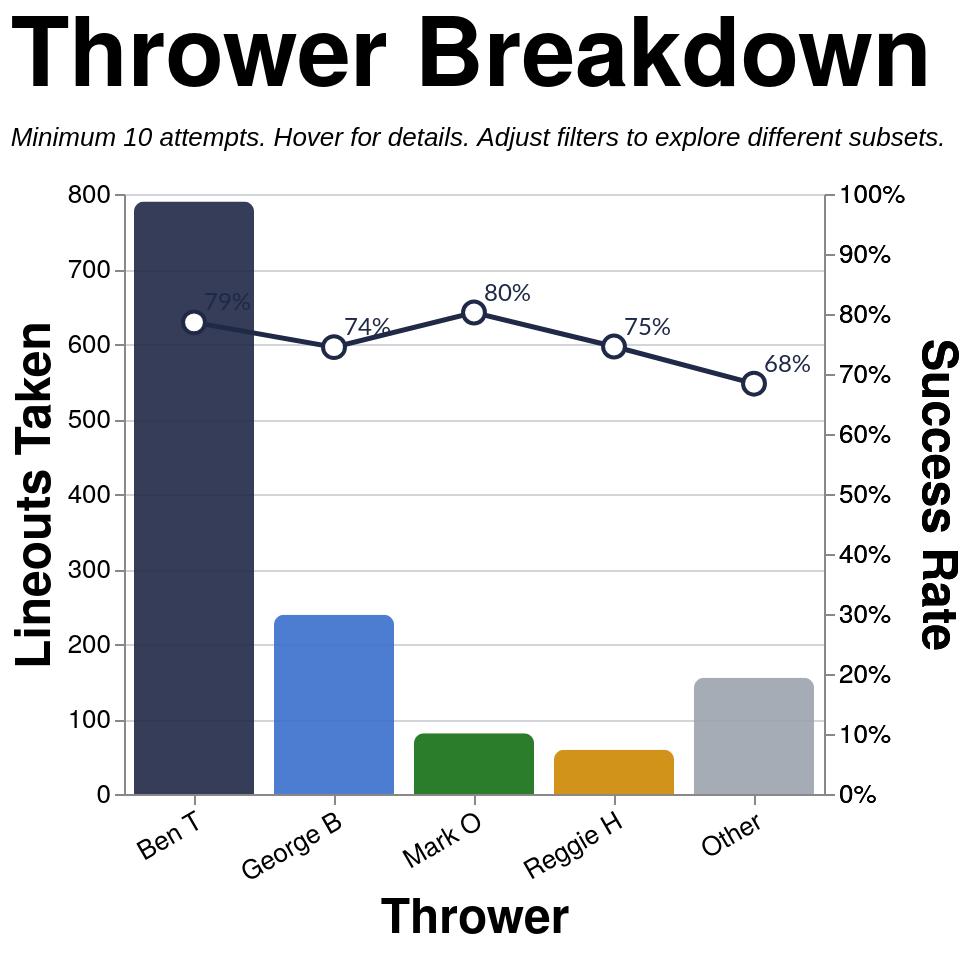

Specify this chart in Vega-Lite:
### Vega-Lite specification from a JSON file in a GitHub repository (floating-point values rounded to 4 significant figures; data arrays with more than 128 entries replaced by an {"elided": "..."} marker saying what was removed)
{"config": {"axis": {"labelFont": "PT Sans Narrow, Helvetica Neue, Helvetica, Arial, sans-serif", "titleFont": "PT Sans Narrow, Helvetica Neue, Helvetica, Arial, sans-serif", "labelFontSize": 13, "titleFontSize": 24, "gridColor": "#202947", "gridOpacity": 0.2, "zindex": 1}, "text": {"font": "Lato, sans-serif"}, "bar": {"cornerRadiusEnd": 5}, "header": {"labelFont": "PT Sans Narrow, Helvetica Neue, Helvetica, Arial, sans-serif", "titleFont": "PT Sans Narrow, Helvetica Neue, Helvetica, Arial, sans-serif", "labelFontSize": 24, "titleFontSize": 28, "labelFontWeight": "bold", "orient": "left"}, "legend": {"labelFont": "PT Sans Narrow, Helvetica Neue, Helvetica, Arial, sans-serif", "titleFont": "PT Sans Narrow, Helvetica Neue, Helvetica, Arial, sans-serif", "labelFontSize": 14, "titleFontSize": 16, "titlePadding": 5, "fillColor": "white", "strokeColor": "black", "padding": 10, "titleFontWeight": "lighter", "titleFontStyle": "italic", "titleColor": "gray", "offset": 10}, "title": {"font": "PT Sans Narrow, Helvetica Neue, Helvetica, Arial, sans-serif", "fontSize": 48, "fontWeight": "bold", "anchor": "start", "align": "center", "titlePadding": 20, "subtitlePadding": 10, "subtitleFontSize": 13, "subtitleColor": "", "subtitleFontStyle": "italic", "offset": 15, "color": "black"}, "axisX": {"labelAngle": 0}, "facet": {"title": null, "header": null, "align": {"row": "each", "column": "each"}, "spacing": 10}, "resolve": {"scale": {"y": "independent", "facet": "independent"}}, "background": "transparent", "scale": {"offsetBandPaddingOuter": 0.2, "offsetBandPaddingInner": 0.1}, "view": {"stroke": null, "background": "transparent"}}, "layer": [{"mark": {"type": "bar", "opacity": 0.9, "size": 60}, "encoding": {"color": {"field": "thrower_tier", "legend": null, "scale": {"domain": ["Ben T", "George B", "Mark O", "Reggie H", "Other"], "range": ["#202946", "#3a6fcc", "#146f14", "#cc8800", "#9ca3af"]}, "type": "nominal"}, "stroke": {"value": "transparent"}, "tooltip": [{"field": "thrower_tier_name", "title": "Thrower", "type": "nominal"}, {"field": "attempts", "format": ",.0f", "title": "Attempts", "type": "quantitative"}, {"field": "won", "format": ",.0f", "title": "Won", "type": "quantitative"}, {"field": "success_rate", "format": ".1%", "title": "Success Rate", "type": "quantitative"}], "x": {"axis": {"labelAngle": -30}, "field": "thrower_tier", "sort": ["Ben T", "George B", "Mark O", "Reggie H", "Other"], "title": "Thrower", "type": "nominal"}, "y": {"field": "attempts", "title": "Lineouts Taken", "type": "quantitative"}}, "transform": [{"filter": "(loSquad == 'All' || datum.squad == loSquad) && (loSeason == 'All' || datum.season == loSeason) && (loGameType == 'All' || (loGameType == 'League + Cup' && (datum.game_type == 'League' || datum.game_type == 'Cup')) || (loGameType == 'League only' && datum.game_type == 'League') || datum.game_type == loGameType) && (loThrower == 'All' || datum.thrower == loThrower) && (loJumper == 'All' || datum.jumper == loJumper) && (loArea == 'All' || datum.area == loArea) && (loNumbers == 'All' || datum.numbers == loNumbers)"}, {"aggregate": [{"op": "count", "as": "attempts"}, {"op": "sum", "field": "won", "as": "won"}], "groupby": ["thrower_tier", "thrower_tier_name"]}, {"calculate": "datum.won / datum.attempts", "as": "success_rate"}]}, {"mark": {"type": "line", "point": {"fill": "white", "filled": false, "size": 120, "stroke": "#202946"}, "stroke": "#202946", "strokeWidth": 2.5}, "encoding": {"tooltip": [{"field": "thrower_tier_name", "title": "Thrower", "type": "nominal"}, {"field": "attempts", "format": ",.0f", "title": "Attempts", "type": "quantitative"}, {"field": "won", "format": ",.0f", "title": "Won", "type": "quantitative"}, {"field": "success_rate", "format": ".1%", "title": "Success Rate", "type": "quantitative"}], "x": {"axis": {"labelAngle": -30}, "field": "thrower_tier", "sort": ["Ben T", "George B", "Mark O", "Reggie H", "Other"], "title": "Thrower", "type": "nominal"}, "y": {"axis": {"format": "%", "orient": "right"}, "field": "success_rate", "scale": {"domain": [0, 1]}, "title": "Success Rate", "type": "quantitative"}}, "transform": [{"filter": "(loSquad == 'All' || datum.squad == loSquad) && (loSeason == 'All' || datum.season == loSeason) && (loGameType == 'All' || (loGameType == 'League + Cup' && (datum.game_type == 'League' || datum.game_type == 'Cup')) || (loGameType == 'League only' && datum.game_type == 'League') || datum.game_type == loGameType) && (loThrower == 'All' || datum.thrower == loThrower) && (loJumper == 'All' || datum.jumper == loJumper) && (loArea == 'All' || datum.area == loArea) && (loNumbers == 'All' || datum.numbers == loNumbers)"}, {"aggregate": [{"op": "count", "as": "attempts"}, {"op": "sum", "field": "won", "as": "won"}], "groupby": ["thrower_tier", "thrower_tier_name"]}, {"calculate": "datum.won / datum.attempts", "as": "success_rate"}]}, {"mark": {"type": "text", "align": "left", "baseline": "middle", "color": "#202946", "dx": 5, "dy": -10, "fontSize": 12}, "encoding": {"text": {"field": "success_rate", "format": ".0%", "type": "quantitative"}, "x": {"axis": {"labelAngle": -30}, "field": "thrower_tier", "sort": ["Ben T", "George B", "Mark O", "Reggie H", "Other"], "title": "Thrower", "type": "nominal"}, "y": {"axis": {"format": "%", "orient": "right"}, "field": "success_rate", "scale": {"domain": [0, 1]}, "title": "Success Rate", "type": "quantitative"}}, "transform": [{"filter": "(loSquad == 'All' || datum.squad == loSquad) && (loSeason == 'All' || datum.season == loSeason) && (loGameType == 'All' || (loGameType == 'League + Cup' && (datum.game_type == 'League' || datum.game_type == 'Cup')) || (loGameType == 'League only' && datum.game_type == 'League') || datum.game_type == loGameType) && (loThrower == 'All' || datum.thrower == loThrower) && (loJumper == 'All' || datum.jumper == loJumper) && (loArea == 'All' || datum.area == loArea) && (loNumbers == 'All' || datum.numbers == loNumbers)"}, {"aggregate": [{"op": "count", "as": "attempts"}, {"op": "sum", "field": "won", "as": "won"}], "groupby": ["thrower_tier", "thrower_tier_name"]}, {"calculate": "datum.won / datum.attempts", "as": "success_rate"}]}], "data": {"name": "data-9608087b08bc8f69b9f61befe4988a74"}, "height": 300, "params": [{"name": "loSquad", "value": "All"}, {"name": "loSeason", "value": "All"}, {"name": "loGameType", "value": "All"}, {"name": "loThrower", "value": "All"}, {"name": "loJumper", "value": "All"}, {"name": "loArea", "value": "All"}, {"name": "loNumbers", "value": "All"}], "resolve": {"scale": {"y": "independent"}}, "title": {"text": "Thrower Breakdown", "subtitle": "Minimum 10 attempts. Hover for details. Adjust filters to explore different subsets."}, "width": {"step": 70}, "$schema": "https://vega.github.io/schema/vega-lite/v5.20.1.json", "datasets": {"data-9608087b08bc8f69b9f61befe4988a74": {"elided": "1324 records"}}}
